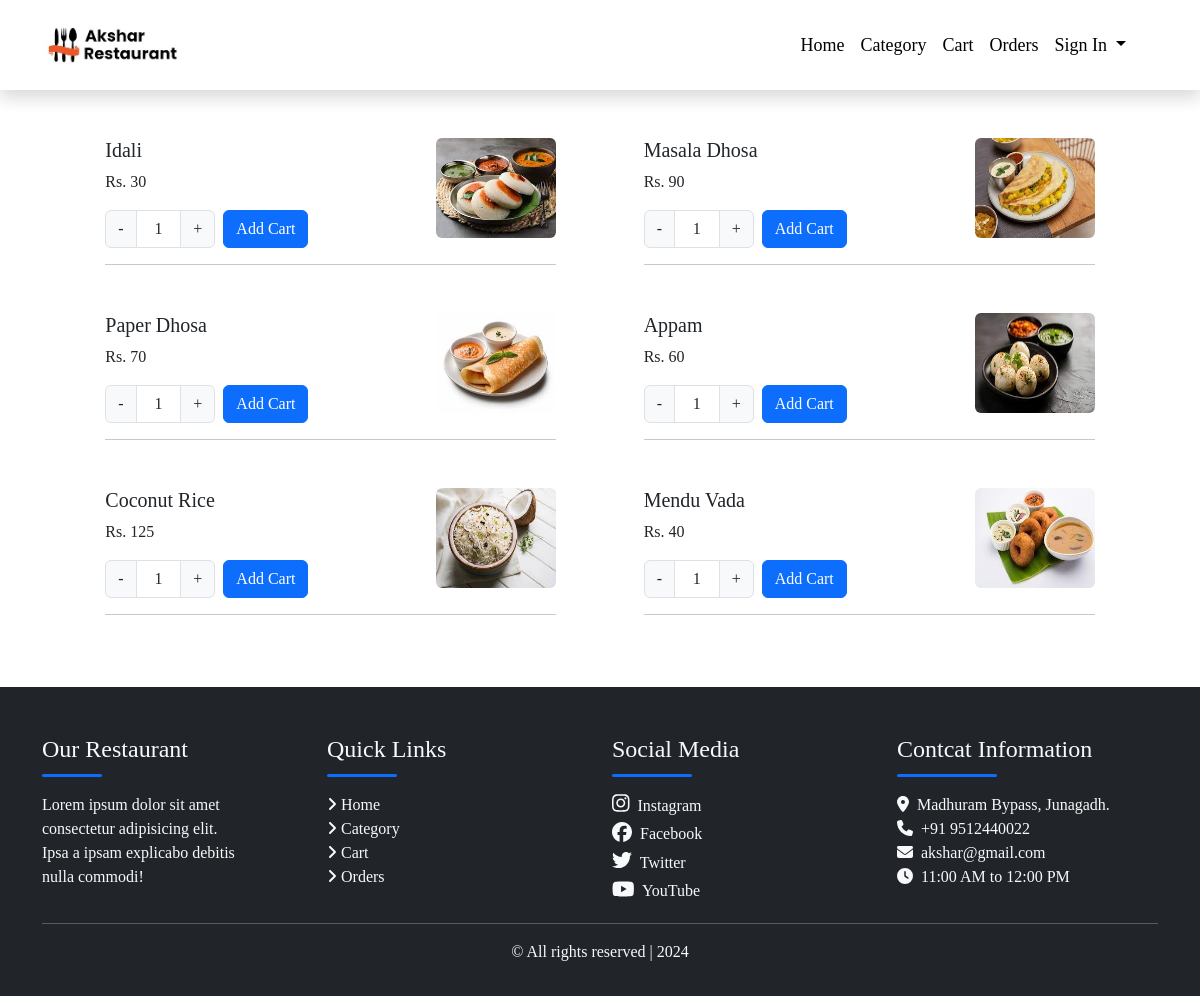
/menu-item.php?category=south indian, run on the app's committed database.
### tables this page shows
CREATE TABLE `menu` (
  `menu_id` int(11) NOT NULL,
  `cat_id` varchar(100) NOT NULL,
  `name` varchar(100) NOT NULL,
  `slug` varchar(100) NOT NULL,
  `description` text NOT NULL,
  `price` int(11) NOT NULL,
  `image` varchar(100) NOT NULL,
  `status` tinyint(4) NOT NULL DEFAULT 0,
  `popular` tinyint(4) NOT NULL DEFAULT 0,
  `create_at` timestamp NOT NULL DEFAULT current_timestamp()
);

### menu-item.php (the view, shortened to what this page needs)
<?php
include('config/dbconnect.php');
include('includes/header.php');
?>
<?php
if(isset($_GET['category']))
{
    $category_slug = $_GET['category'];
    $category_data_query = "SELECT * FROM categories WHERE slug='$category_slug' AND status='0' LIMIT 1";
    $category_data_query_run = mysqli_query($con, $category_data_query);
    $category = mysqli_fetch_array($category_data_query_run);
    if($category)
    {
        $cid = $category['cat_id'];
        ?>
            <div class="container  mt-5">
                <div class="row justify-content-evenly my-4">
                <?php
                    $fetch_item_query = "SELECT * FROM menu WHERE cat_id='$cid' AND status='0'";
                    $fetch_item_query_run = mysqli_query($con, $fetch_item_query);
                    if(mysqli_num_rows($fetch_item_query_run) > 0)
                    {
                        foreach($fetch_item_query_run as $items)
                        {
                            ?>
                                <div class="col-10 col-sm-10 col-md-5 product_data">
                                    <div class="clearfix">
                                        <div class="float-start">
                                            <h5><?= $items['name']; ?></h5>
                                            <p>Rs. <?= $items['price']; ?></p>
                                            <div class="d-flex justify-content-start mb-0">
                                                <div class="input-group" style="width: 110px;">
                                                    <button type="button" class="input-group-text decrement-btn">-</button>
                                                    <input type="text" value="1" class="form-control input-qty text-center" readonly>
                                                    <button type="button" class="input-group-text increment-btn">+</button>
                                                </div>
                                                <button type="button" class="btn btn-primary rounded-2 ms-2 addToCartBtn" value="<?= $items['menu_id']; ?>">Add Cart</button>
                                            </div>
                                        </div>
                                        <div class="float-end">
                                            <img src="./uploads/<?= $items['image']; ?>" alt="images" class="rounded" width="120px" height="100px">
                                        </div>
                                    </div>
                                    <hr class="mb-5">
                                </div>
                            <?php
                            }
                        }
                        else
                        {
                            ?>
                            <h5>No Category Available!</h5>
                            <?php
                        }
                    ?>
                </div>
            </div>
        <?php
    }
    else
    {
        ?>
        <h5>Something Went Wrong!</h5>
        <?php
    }
}
else
{
    ?>
    <h5>Something Went Wrong!</h5>
    <?php
}
?>
<?php
include('includes/footer.php');
?>

### data on the page
menu: name "Idali", price "30", image (picture)
menu: name "Masala Dhosa", price "90", $items['menu_id'] 3 (drawn), image (picture)
menu: name "Paper Dhosa", price "70", $items['menu_id'] 4 (drawn), image (picture)
menu: name "Appam", price "60", $items['menu_id'] 7 (drawn), image (picture)
menu: name "Coconut Rice", price "125", $items['menu_id'] 9 (drawn), image (picture)
menu: name "Mendu Vada", price "40", $items['menu_id'] 10 (drawn), image (picture)
